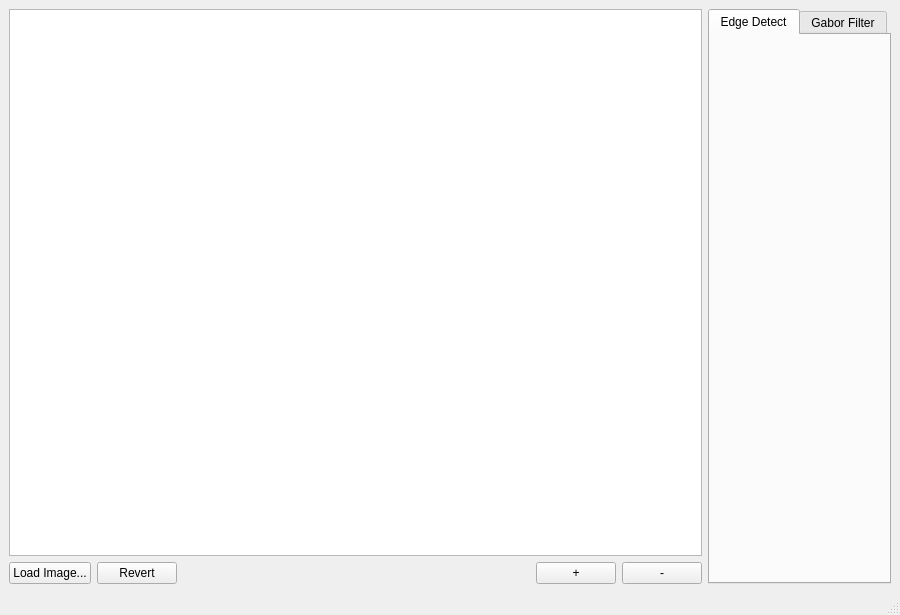
<?xml version="1.0" encoding="UTF-8"?>
<ui version="4.0">
 <class>MainWindow</class>
 <widget class="QMainWindow" name="MainWindow">
  <property name="geometry">
   <rect>
    <x>0</x>
    <y>0</y>
    <width>900</width>
    <height>615</height>
   </rect>
  </property>
  <property name="windowTitle">
   <string>CVTests</string>
  </property>
  <widget class="QWidget" name="centralwidget">
   <layout class="QHBoxLayout" name="horizontalLayout_2">
    <item>
     <layout class="QHBoxLayout" name="horizontalLayout" stretch="0">
      <item>
       <layout class="QHBoxLayout" name="horizontalLayout_3" stretch="1,0">
        <item>
         <layout class="QVBoxLayout" name="verticalLayout_4">
          <item>
           <widget class="QGraphicsView" name="graphicsView">
            <property name="dragMode">
             <enum>QGraphicsView::ScrollHandDrag</enum>
            </property>
           </widget>
          </item>
          <item>
           <layout class="QHBoxLayout" name="horizontalLayout_4" stretch="0,0,0">
            <item>
             <widget class="QPushButton" name="loadImageButton">
              <property name="text">
               <string>Load Image...</string>
              </property>
             </widget>
            </item>
            <item>
             <widget class="QPushButton" name="revertButton">
              <property name="text">
               <string>Revert</string>
              </property>
             </widget>
            </item>
            <item>
             <layout class="QHBoxLayout" name="horizontalLayout_5" stretch="1,0,0">
              <item>
               <spacer name="horizontalSpacer">
                <property name="orientation">
                 <enum>Qt::Horizontal</enum>
                </property>
                <property name="sizeHint" stdset="0">
                 <size>
                  <width>40</width>
                  <height>20</height>
                 </size>
                </property>
               </spacer>
              </item>
              <item>
               <widget class="QPushButton" name="zoomInButton">
                <property name="text">
                 <string>+</string>
                </property>
               </widget>
              </item>
              <item>
               <widget class="QPushButton" name="zoomOutButton">
                <property name="sizePolicy">
                 <sizepolicy hsizetype="Minimum" vsizetype="Fixed">
                  <horstretch>0</horstretch>
                  <verstretch>0</verstretch>
                 </sizepolicy>
                </property>
                <property name="text">
                 <string>-</string>
                </property>
               </widget>
              </item>
             </layout>
            </item>
           </layout>
          </item>
         </layout>
        </item>
        <item>
         <layout class="QVBoxLayout" name="verticalLayout_3">
          <item>
           <widget class="QTabWidget" name="tabWidget">
            <property name="tabShape">
             <enum>QTabWidget::Rounded</enum>
            </property>
            <property name="currentIndex">
             <number>0</number>
            </property>
            <widget class="QWidget" name="edgeDetect">
             <attribute name="title">
              <string>Edge Detect</string>
             </attribute>
            </widget>
            <widget class="QWidget" name="gaborFilter">
             <attribute name="title">
              <string>Gabor Filter</string>
             </attribute>
            </widget>
           </widget>
          </item>
         </layout>
        </item>
       </layout>
      </item>
     </layout>
    </item>
   </layout>
  </widget>
  <widget class="QMenuBar" name="menubar">
   <property name="enabled">
    <bool>true</bool>
   </property>
   <property name="geometry">
    <rect>
     <x>0</x>
     <y>0</y>
     <width>900</width>
     <height>21</height>
    </rect>
   </property>
  </widget>
  <widget class="QStatusBar" name="statusbar"/>
 </widget>
 <tabstops>
  <tabstop>tabWidget</tabstop>
  <tabstop>loadImageButton</tabstop>
  <tabstop>revertButton</tabstop>
  <tabstop>zoomInButton</tabstop>
  <tabstop>zoomOutButton</tabstop>
  <tabstop>graphicsView</tabstop>
 </tabstops>
 <resources/>
 <connections/>
</ui>
